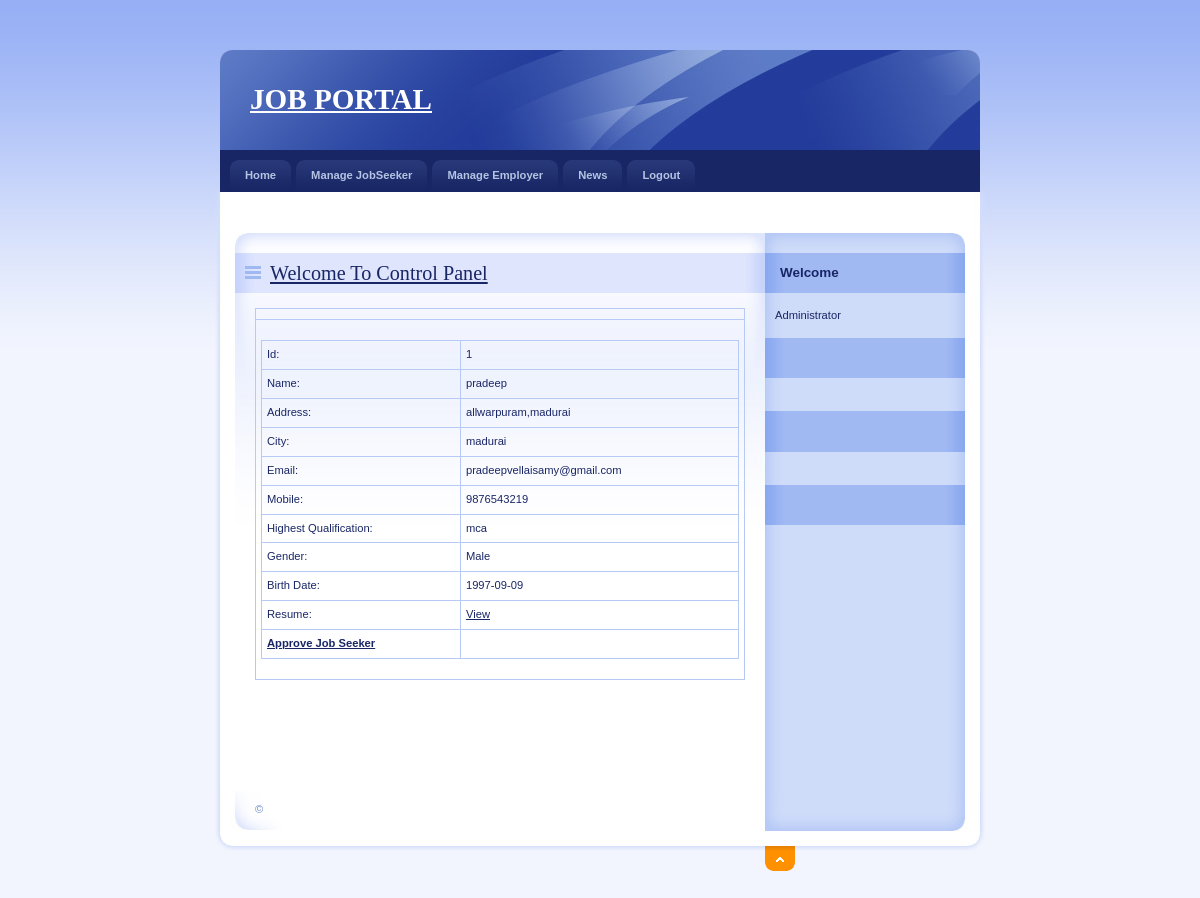
Page /Admin/DetailJob.php?JobId=1 on the committed database.
### tables this page shows
CREATE TABLE `jobseeker_reg` (
  `JobSeekId` int(11) NOT NULL,
  `JobSeekerName` varchar(20) NOT NULL,
  `Address` varchar(100) NOT NULL,
  `City` varchar(20) NOT NULL,
  `Email` varchar(40) NOT NULL,
  `Mobile` bigint(20) NOT NULL,
  `Qualification` varchar(20) NOT NULL,
  `Gender` varchar(10) NOT NULL,
  `BirthDate` date NOT NULL,
  `Resume` varchar(200) NOT NULL,
  `Status` varchar(10) NOT NULL,
  `UserName` varchar(20) NOT NULL,
  `Password` varchar(20) NOT NULL,
  `Question` varchar(100) NOT NULL,
  `Answer` varchar(50) NOT NULL
);

### Admin/DetailJob.php (the view, shortened to what this page needs)
<!DOCTYPE html PUBLIC "-//W3C//DTD XHTML 1.0 Strict//EN" "http://www.w3.org/TR/xhtml1/DTD/xhtml1-strict.dtd">
<html xmlns="http://www.w3.org/1999/xhtml" xml:lang="cs" lang="cs">
<head>
    <link rel="stylesheet" media="screen,projection" type="text/css" href="./css/main.css" />
    <link rel="stylesheet" media="print" type="text/css" href="./css/print.css" />
    <link rel="stylesheet" media="aural" type="text/css" href="./css/aural.css" />
</head>
<body id="www-url-cz">
<div id="main" class="box">
<?php
include "Header.php"
?>
<?php
include "menu.php"
?>
    <div id="page" class="box">
    <div id="page-in" class="box">
        <div id="strip" class="box noprint">
            <p id="breadcrumbs">&nbsp;</p>
        </div>
        <div id="content">
            <div class="article">
                <h2><span><a href="#">Welcome To Control Panel</a></span></h2>
                <table width="100%" border="0" cellspacing="0" cellpadding="0">
                  <tr>
                    <td></td>
                  </tr>
                  <tr>
                    <td>
                    <?php
$ID=$_GET['JobId'];
$con = mysql_connect("localhost","root");
$sql = "select * from JobSeeker_Reg where JobSeekId='".$ID."'  ";
$result = mysql_query($sql,$con);
$row = mysql_fetch_array($result)
?>
                <table width="100%" border="1" cellspacing="2" cellpadding="2">
                 <tr>
                    <td>Id:</td>
                    <td><?php echo $row['JobSeekId'];?></td>
                  </tr>
                  <tr>
                    <td>Name:</td>
                    <td><?php echo $row['JobSeekerName'];?></td>
                  </tr>
                  <tr>
                    <td>Address:</td>
                    <td><?php echo $row['Address'];?></td>
                  </tr>
                  <tr>
                    <td>City:</td>
                    <td><?php echo $row['City'];?></td>
                  </tr>
                  <tr>
                    <td>Email:</td>
                    <td><?php echo $row['Email'];?></td>
                  </tr>
                  <tr>
                    <td>Mobile:</td>
                    <td><?php echo $row['Mobile'];?></td>
                  </tr>
                  <tr>
                    <td>Highest Qualification:</td>
                    <td><?php echo $row['Qualification'];?></td>
                  </tr>
                  <tr>
                    <td>Gender:</td>
                    <td><?php echo $row['Gender'];?></td>
                  </tr>
                  <tr>
                    <td>Birth Date:</td>
                    <td><?php echo $row['BirthDate'];?></td>
                  </tr>
                  <tr>
                    <td>Resume:</td>
                    <td><a href="../upload/<?php echo $row['Resume'];?>" target="_blank">View</a></td>
                  </tr>
                  <tr>
                    <td><strong><a href="ApprovJob.php?JobId=<?php echo $row['JobSeekId'];?>">Approve Job Seeker</a></strong></td>
                    <td></td>
                  </tr>
                </table>
                    </td>
                  </tr>
                </table>
                <p>&nbsp;</p>
              <p class="btn-more box noprint">&nbsp;</p>
          </div>
        </div>
<?php
include "right.php"
?>
    </div>
    </div>
<?php
include "footer.php"
?>
</div>
</body>
</html>

### Admin/css/main.css (style rules this page uses)
* { min-height:1px; }
body { border:0; margin:0; padding:0; background:#F2F5FE url("../design/bg.gif") 0 0 repeat-x; font:70%/160% "verdana",sans-serif; color:#192666; _text-align:center; }
a { color:#192666; }
p { border:0; margin:15px 0; padding:0; }
div { display:block; border:0; margin:0; padding:0; }
h1, h2, h3, h4, h5 { border:0; margin:15px 0 10px 0; padding:0; font-weight:bold; }
h2 { font-size:180%; line-height:100%; font-family:"georgia",serif; font-weight:normal; }
table { display:table; border-collapse:collapse; margin:15px 0; padding:0; border:1px solid #B7CAF6; font-size:100%; }
tr { display:table-row; }
th, td { display: table-cell; border:1px solid #B7CAF6; margin:0; padding:5px; vertical-align:top; text-align:left; }
a, img, span { border:0; margin:0; padding:0; }
strong, .strong { font-weight:bold; }
.box { min-height:1px; _height:1px; }
.box:after { content:"."; display:block; line-height:0px; font-size:0px; visibility:hidden; clear:both; }
#main { width:770px; margin:50px auto 0 auto; _text-align:left; }
#page { width:770px; min-height:1px; background:#FFF url("../design/bg_page.gif") 0 0 repeat-y; _height:1px; }
#page-in { min-height:1px; padding:10px 0; background:url("../design/bg_page_in.jpg") 0 0 no-repeat; _height:1px; }
#strip { position:relative; clear:both; padding:3px 20px 10px 20px; color:#6182D1; }
#strip p { margin:0; }
#strip #breadcrumbs { width:520px; margin:0; padding:0; }
#content { float:left; width:530px; _width:550px; margin:0; padding:0 0 0 20px; }
#content .article { clear:both; margin:0; padding:20px; background:url("../design/content_article_bg.jpg") 0 0 no-repeat; }
#content .article h2 { margin:0 -20px; padding:10px; background:#DEE5FD url("../design/content_title_bg.gif") 0 0 repeat-y; color:#192666; }
#content .article h2 span { background:url("../design/ico_list.gif") 0 50% no-repeat; padding-left:25px; }
#content .article p { text-align:justify; }
#content .btn-more { margin:0 0 15px 0; padding:0; border:0; position:relative; }

### Admin/css/print.css (style rules this page uses)
body { border:0; margin:0; padding:0; font-size:12pt }
a { color:#000; text-decoration:none; }
h1, h2, h3 { page-break-after:avoid; page-break-inside:avoid; }
table { border-collapse: collapse; border-width:1px; border-style:solid; }
th, td { display:table-cell; border-width:1px; border-style:solid; }
.noprint { display:none; }

### Admin/css/aural.css (style rules this page uses)
body { voice-family:paul,male; volume:loud; speech-rate:slow; richness:90; stress:20; }
h1, h2, h3, h4, h5 { cue-before:url("ping.au"); }
p, table { pause:50ms; }
strong { pitch:medium; pitch-range:60; stress:90; richness:90; }

### rows in the picture
jobseeker_reg: JobSeekId "1", JobSeekerName "pradeep", Address "allwarpuram,madurai", City "madurai", Email "pradeepvellaisamy@gmail.com", Mobile "9876543219", Qualification "mca", Gender "Male", BirthDate "1997-09-09"
